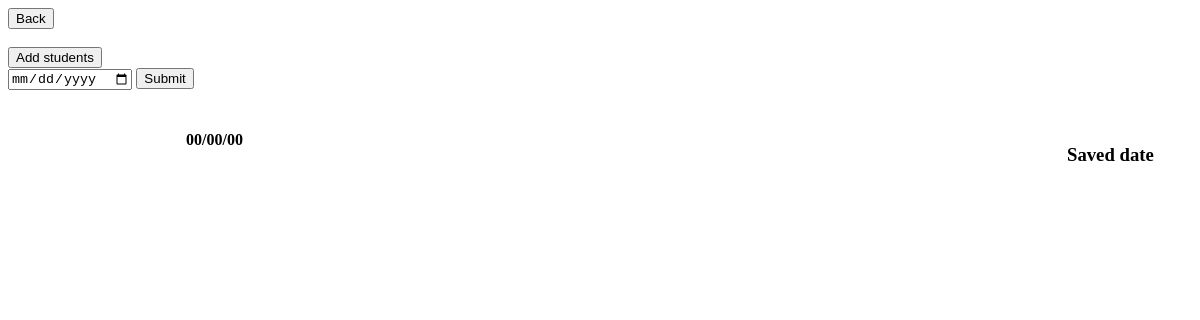
Page /manager/subjectDataEdit/OS/BCA/ (signed in) on the earlier database version.
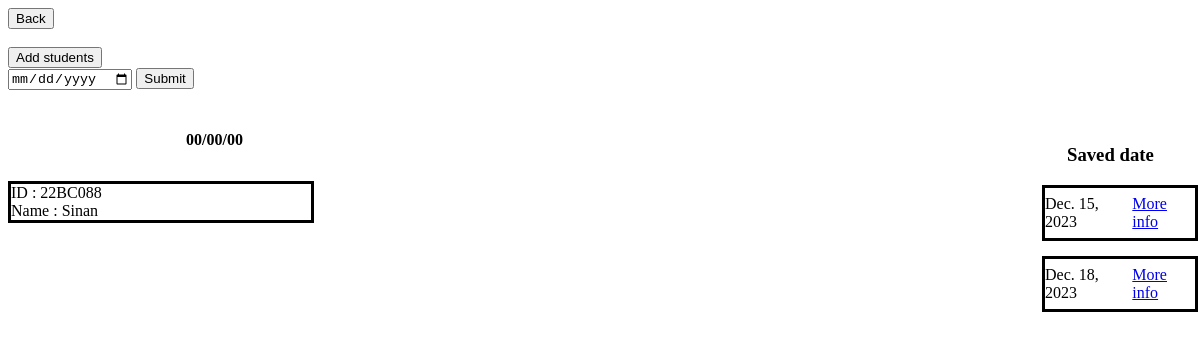
Same page on the later database version.
### Manegar/models.py (models this page shows, shortened)
class subjectStudentData(models.Model):
    subjectCode = models.ForeignKey(subjectData,on_delete=models.CASCADE)
    studentId = models.CharField(max_length=30)

class attendanceDate(models.Model):
    subjectCode = models.ForeignKey(subjectData,on_delete=models.CASCADE)
    attendanceDate = models.DateField()
    additional = models.IntegerField(default=0)

### User/models.py (models this page shows)
class loginData(AbstractUser):
    is_teacher = models.BooleanField(default=False)
    is_student = models.BooleanField(default=True)
    batch_id = models.CharField(max_length=30,default='None')
    teacher_id = models.CharField(max_length=30,blank=True,null=True)

### Manegar/views.py (the view, shortened to what this page needs)
# urls.py: path('subjectDataEdit/<str:subCode>/<str:batchCode>/',views.subjectDataSection,name='subjectDataEdit'),
@login_required
def subjectDataSection(request,subCode,batchCode):
    if request.user.is_teacher:
        subjectData_instance = subjectData.objects.get(subjectCode = subCode,batchCode = batchCode)
        added_student = subjectStudentData.objects.filter(subjectCode = subjectData_instance)
        try:
            latest_created_date = attendanceDate.objects.filter(subjectCode = subjectData_instance).latest('pk')
        except attendanceDate.DoesNotExist:
            latest_created_date = None
        student_names = []
        for student_name in added_student:
            name = loginData.objects.get(username = student_name.studentId)
            student_names.append((student_name.studentId,name.first_name))
        if latest_created_date and attendance.objects.filter(attendanceDate = latest_created_date).exists():
            latest_created_date = None
        savedDates = attendanceDate.objects.filter(subjectCode = subjectData_instance).order_by('-pk')
        data = {
            'subCode':subCode,
            'batchCode':batchCode,
            'added_student' : added_student,
            'student_name' : student_names,
            'new_date' : latest_created_date,
            'savedDate' : savedDates,
            }
        return render(request,'subjectDataEdite.html',data)
    else:
        return redirect('login')

### Manegar/templates/subjectDataEdite.html (shortened to what this page needs)
<!DOCTYPE html>
<html>
    <head>
        <link rel="stylesheet" href="">
    </head>
    <body>
        <a href="{% url "manager:teacher" %}">
            <button>Back</button>
        </a><br><br>
        <a href="{% url "manager:studentAddToSub" subCode batchCode %}">
            <button>Add students</button>
        </a>
        <form method="post" name="attendanceForm">
            <input type="date" placeholder="00/00/00" name = 'date' required>
            <button type="submit" name="attendanceForm">Submit</button>
        </form>
        <div style="margin-top: 20px;display: inline-block;">
            <form method="post" name = "attendance" >
                {% if new_date.attendanceDate != None %}
                <h4 style="display: inline-block;margin-left:178px">{{new_date.attendanceDate}}</h4>
                {% else %}
                <h4 style="display: inline-block;margin-left:178px">00/00/00</h4>
                {% endif %}
                {% for student in student_name %}
                    <div style="margin-top: 10px;border : solid;width : 300px;">
                        <div style="display: inline-block;width : 150px;">
                            ID : {{student.0}}<br>
                            Name : {{student.1}}
                        </div>
                    </div>
                {% endfor %}
            </form>
        </div>
        <div style="display: block;width : 150px;float: right;margin-top : 35px;">
            <h3 style="margin-left: 25px;">Saved date</h3>
            {% for date in savedDate %}
                <div style="display: flex;width : 150px;border-style : solid;margin-top:15px;height:50px;align-items: center; justify-content: center; ">
                <p>{{date.attendanceDate}}</p>
                <a href="{% url "manager:attendance_edit" subCode date.additional %}">
                More info
                </a>
                </div>
            {% endfor %}
        </div>
    </body>
</html>

Differences in the rows shown:
added subjectStudentData: studentId "22BC088"
now on this page (row edited): loginData: first_name "Sinan"
added attendanceDate: attendanceDate "Dec. 15, 2023"
added attendanceDate: attendanceDate "Dec. 18, 2023"
Other differences:
new list line: "ID : Name :"
